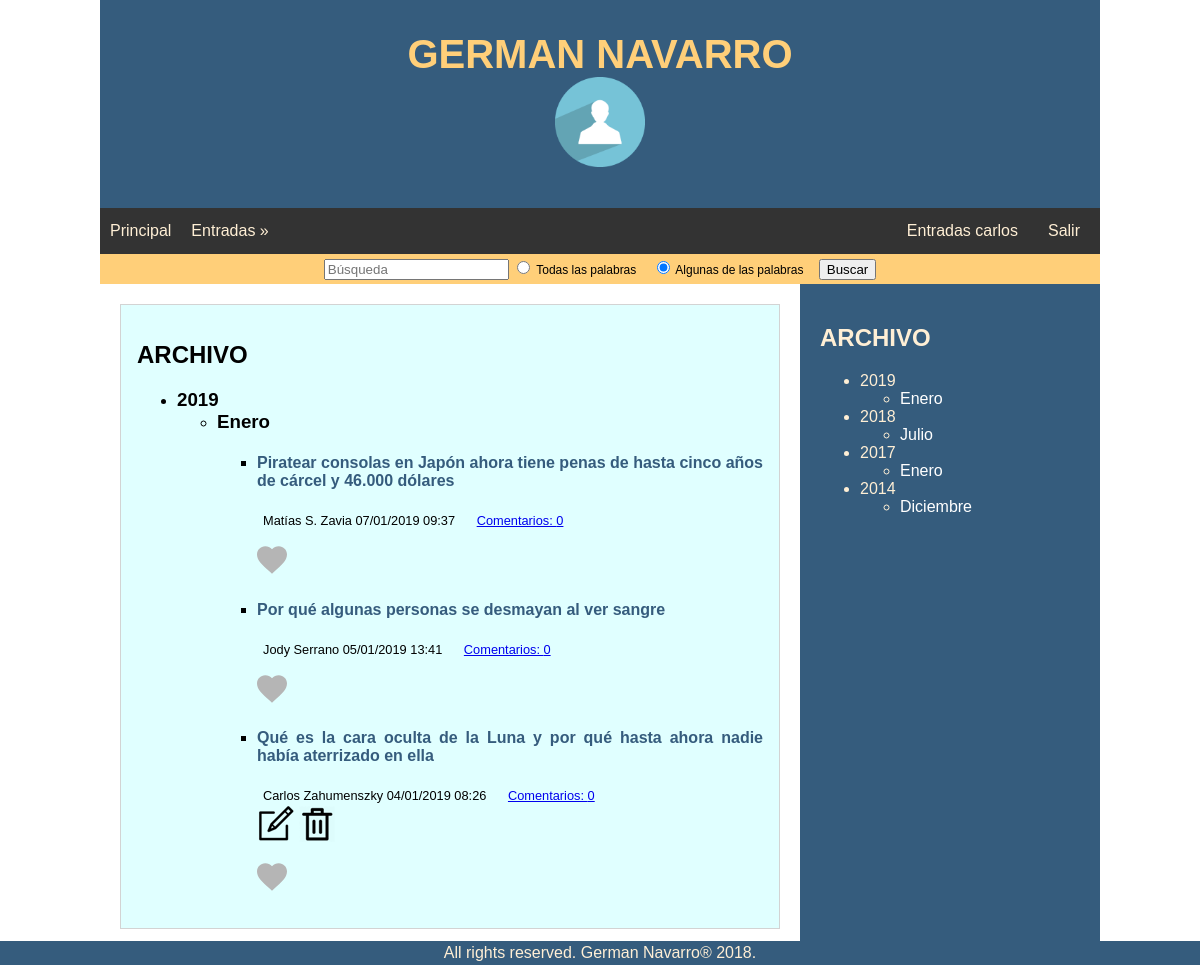
The app's page /principal.php?year=2019&month=01&accion=archivo (signed in) with its own data.
### tables this page shows
create table IF NOT EXISTS entrada(
	`id` int AUTO_INCREMENT,
	`titulo` VARCHAR(250) not null,
	`texto` TEXT(65000) not null,
	`fechaHora` TIMESTAMP,
	`idUsuario` INT,
	PRIMARY KEY (id),
	FOREIGN KEY FK_idUsuario_idEntrada (idUsuario) REFERENCES usuario(id)
);

create table IF NOT EXISTS usuario(
	`id` int AUTO_INCREMENT,
	`nombre` VARCHAR(100) not null,
	`usuario` VARCHAR(40) not null,
	`ubicacionFoto` VARCHAR(240) null,
	`pass` VARCHAR(256),
	PRIMARY KEY (id)
);

### funciones.php (the view, shortened to what this page needs)
<?php
function conectarDB(){
	try {
		$dsn = "mysql:host=localhost;dbname=blogdwes;charset=utf8";
		$dbh = new PDO($dsn, 'root');
	} catch (PDOException $e){
		print "Error de Conexión: ".$e->getMessage();
	}
	return $dbh;
}
function consultaNickUsuarioDB($idUsuario){
	$conexion = conectarDB();
	$sql = "SELECT usuario from usuario WHERE id=?";
	$consultaUsuario = $conexion->prepare($sql);
	$consultaUsuario->bindParam(1, $idUsuario);
	$consultaUsuario->execute();
	while($reg = $consultaUsuario->fetch()){
		$usuario = $reg['usuario'];
	}
	return $usuario;
}
function consultaIdUsuarioDBporNick($nick){
	$conexion = conectarDB();
	$sql = "SELECT id from usuario WHERE usuario=?";
	$consultaIdUsuario = $conexion->prepare($sql);
	$consultaIdUsuario->bindParam(1, $nick);
	$consultaIdUsuario->execute();
	while($reg = $consultaIdUsuario->fetch()){
		$idUsuario = $reg['id'];
	}
	return $idUsuario;
}
function consultaIdUsuarioDB($idEntrada){
	$conexion = conectarDB();
	$sql = "SELECT idUsuario FROM entrada WHERE id =?";
	$consultaUsuario = $conexion->prepare($sql);
	$consultaUsuario->bindParam(1, $idEntrada);
	$consultaUsuario->execute();
	while($reg = $consultaUsuario->fetch()){
		$idUsuario = $reg['idUsuario'];
	}
	return $idUsuario;
}
function consultaComentariosDB($idEntrada){
	$conexion = conectarDB();
	$sql = "SELECT c.id  , c.texto , c.idUsuario  , c.fechaHora as fh  FROM comentario c, entrada e WHERE e.id=c.idEntrada AND c.idEntrada=?";
	$consultaComentario = $conexion->prepare($sql);
	$consultaComentario->bindParam(1, $idEntrada);
	$consultaComentario->execute();
	$comentarioArr = array();
	return $comentarioArr;
}
function dateTime($fechaHora){
	$anyo = substr($fechaHora,0,4);
	$mes = substr($fechaHora,5,2);
	$dia = substr($fechaHora,8,2);
	$hora = substr($fechaHora,11,2);
	$min = substr($fechaHora,14,2);
	return $dia."/".$mes."/".$anyo." ".$hora.":".$min;
}
function favoritoLeer($idEntrada, $idUsuario){
	$idUsuario = consultaIdUsuarioDBporNick($_SESSION['usuario']);
	$conexion = conectarDB();
	$sql = "SELECT id FROM favoritos WHERE idEntrada=? and idUsuario=?";
	$consulta  = $conexion->prepare($sql);
	$consulta->bindParam(1, $idEntrada);
	$consulta->bindParam(2, $idUsuario);
	$consulta->execute();
	$res =$consulta->rowCount();
	if($res>0){
		return true;
	}else{
		return false;
	}
}
function month($month){
	switch($month){
		case 1:  return "Enero";break;
		case 7:  return "Julio";break;
		case 12:  return "Diciembre";break;
	}
}
function mostrarArchivo( $year, $month){
	$textoString ="";
	$textoString .= "<h2>ARCHIVO</h2><ul><li><h3>$year</h3><ul><li><h3>".month($month)."</h3>";
	$idArr = _mostrarArchivoDBgetIdEntradas($year, $month);
	foreach($idArr as $idEntrada){
		$objetoEntrada = readUnaEntradaDB($idEntrada);
		$textoString .= "<ul><li><h4><a href=\"./principal.php?idEntrada=$objetoEntrada->idEntrada&amp;accion=mostrar\">$objetoEntrada->titulo</a></h4>";
		$textoString .= '<div><div> '.$objetoEntrada->_mostrarUsuarioFechaHora().'</div><div> <a href="./principal.php?idEntrada='.$objetoEntrada->idEntrada.'&amp;accion=mostrarComentario">Comentarios: '.$objetoEntrada->_contadorComentarios().'</a></div></div><br>';
		$textoString .= $objetoEntrada->_mostrarEditarBorrarEntrada();
		$textoString .= " </li></ul> ";
	}
	$textoString .= "</li></ul></li></ul>";
	return $textoString;
}
function _mostrarArchivoDBgetIdEntradas($year, $month){
	$conexion = conectarDB();
	$sql = "SELECT id  from entrada WHERE SUBSTR(fechaHora, 1, 4) = ? and SUBSTR(fechaHora,6,2) =?";
	$idEntrada = $conexion->prepare($sql);
	$idEntrada->bindParam(1, $year);
	$idEntrada->bindParam(2, $month);
	$idEntrada->execute();
	$idArr = array();
	while ($resultado = $idEntrada->fetch()){
		$idArr[]= $resultado['id'];
	}
	return $idArr;
}
function readUnaEntradaDB($idEntrada){
	$conexion = conectarDB();
	$sql = "SELECT e.id, e.titulo, e.texto, e.fechaHora, u.nombre FROM entrada e, usuario u WHERE e.idUsuario=u.id and e.id=?";
	$consultaEntrada = $conexion->prepare($sql);
	$consultaEntrada->bindParam(1, $idEntrada);
	$consultaEntrada->execute();
	while ($registro = $consultaEntrada->fetch()) {
		$idEntrada = $registro['id'];
		$fh = $registro['fechaHora'];
		$titulo = $registro['titulo'];
		$usuario = $registro['nombre'];
		$texto = $registro['texto'];
		$entrada = new Entrada ($idEntrada, $fh, $titulo, $usuario, $texto, consultaComentariosDB($idEntrada));
	}
	return $entrada;
}
?>

### Entrada.class.php (shortened to what this page needs)
<?php
Class Entrada{
	private $idEntrada;
	private $fechaHora;
	private $usuario;
	private $comentario = array();
	public function __construct($idEntrada, $fechaHora, $titulo, $usuario, $texto, $comentario=array()){
		$this->idEntrada = $idEntrada;
		$this->fechaHora = $fechaHora;
		$this->titulo = $titulo;
		$this->usuario = $usuario;
		$this->comentario = $comentario;
	}
	public function __get($atributo){
		return $this->$atributo;
	}
	public function _mostrarUsuarioFechaHora(){
		return $this->usuario.' ' . dateTime($this->fechaHora);
	}
	public function _contadorComentarios(){
		$comments  =$this->comentario ;
		if($comments>0)
			return sizeof($comments);
		else
			return 0;
	}
	public function _mostrarEditarBorrarEntrada(){
		$texto = "";
		$idUsuario = consultaIdUsuarioDB($this->idEntrada);
		$nickUsuarioObjetoEntrada = consultaNickUsuarioDB($idUsuario);
		if(isset($_SESSION['usuario'])){
			if(favoritoLeer($this->idEntrada, $idUsuario)){
				$heart = "images/redHeart.svg";
				$link = "principal.php?idEntrada=$this->idEntrada&amp;idUsuario=$idUsuario&amp;accion=favoritoQuitar";
			}else{
				$heart = "images/grayHeart.svg";
				$link = "principal.php?idEntrada=$this->idEntrada&amp;idUsuario=$idUsuario&amp;accion=favoritoGuardar";
			}
			if(strtolower($_SESSION['usuario']) === strtolower($nickUsuarioObjetoEntrada)){
				$texto .= '
        <a href="principal.php?idEntrada='.$this->idEntrada.'&amp;accion=editarEntrada">
        <img src="images/edit_small.png" alt="Editar Entrada" title="Editar Entrada"></a>
        <a href="principal.php?idEntrada='.$this->idEntrada.'&amp;accion=borrarEntradaWarning">
        <img src="images/bin_small.png" alt="Borrar Entrada" title="Borrar Entrada"></a>
		';}
			$texto .= '<p><a href="'.$link.'"><img src="'.$heart.'" height="30" alt="Favorito" title="Favorito"></a></p>
		';
		}
		return $texto;
	}
}
?>

### css/style.css (style rules this page uses)
* { box-sizing: border-box; }
body { font-family: sans-serif; margin: 0 auto; max-width: 1000px; }
article h3 a, h4 a, a h5 { text-decoration: none; color: #355C7D; }
article>ul>li>h3, article>ul>li>ul>li>h3, article>ul>li>ul>li { margin: 0; }
article div { padding-right: 15px; padding-left: 3px; display: inline; font-size: 0.8rem; font-weight: 500; }

### records on screen
entrada: titulo "Piratear consolas en Japón ahora tiene penas de hasta cinco años de cárcel y 46.000 dólares", $objetoEntrada->_mostrarUsuarioFechaHora() "Matías S. Zavia 07/01/2019 09:37", _contadorComentarios "0"
entrada: titulo "Por qué algunas personas se desmayan al ver sangre", $objetoEntrada->_mostrarUsuarioFechaHora() "Jody Serrano 05/01/2019 13:41", _contadorComentarios "0"
entrada: titulo "Qué es la cara oculta de la Luna y por qué hasta ahora nadie había aterrizado en ella", $objetoEntrada->_mostrarUsuarioFechaHora() "Carlos Zahumenszky 04/01/2019 08:26", _contadorComentarios "0"

### other values on screen
$mostrarUsuario "carlos"
$year "2019"
month($month) "Enero"
$year['anyo'] "2019"
month($mes) "Enero"
$year['anyo'] "2018"
month($mes) "Julio"
$year['anyo'] "2017"
$year['anyo'] "2014"
month($mes) "Diciembre"
